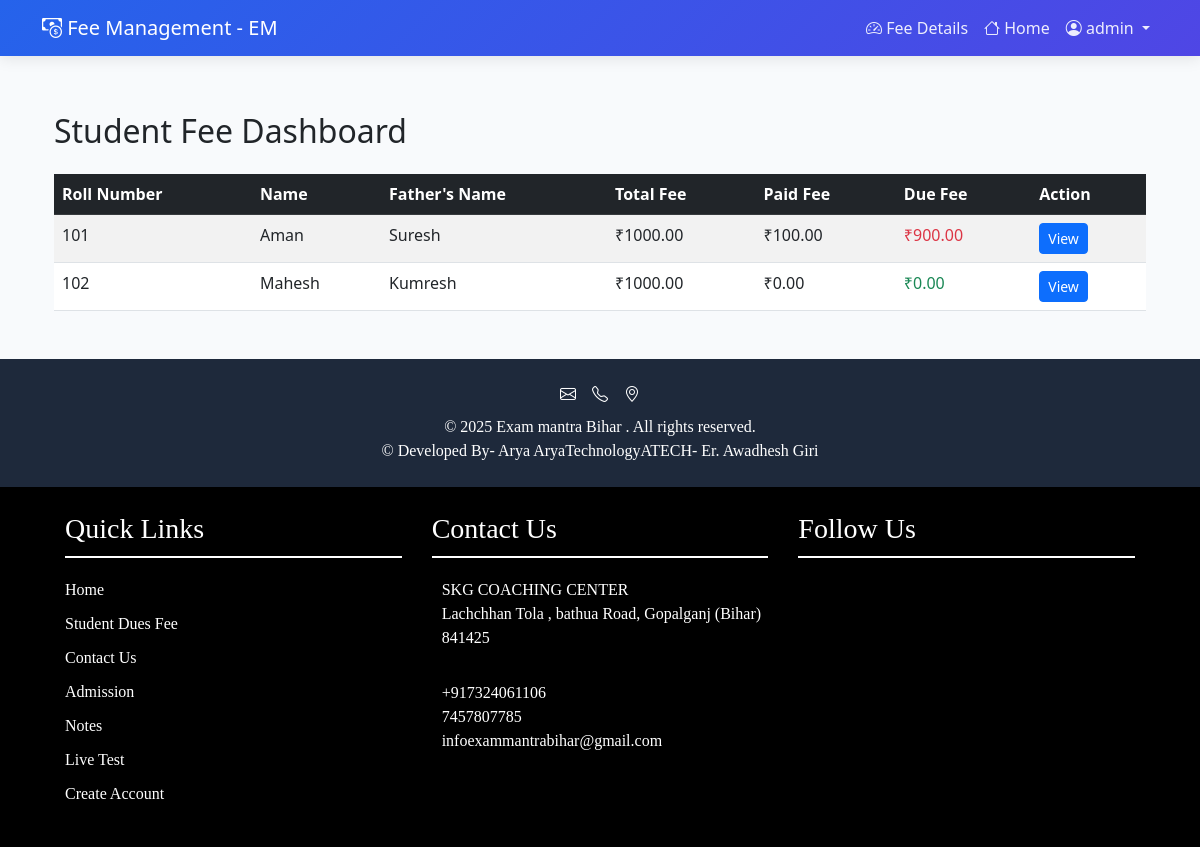
Screenshot of /payments/fee/dashboard/ (signed in) with the database file from the repository.
### practiceset/models.py (models this page shows)
class CustomUser(AbstractUser):
    STREAM_CHOICES = [
        ('board', 'Board Exam'),
        ('tech', 'Tech Exam'),
        ('competitive', 'Competitive Exam')
    ]
    stream = models.CharField(max_length=20, choices=STREAM_CHOICES, blank=True)
    groups = models.ManyToManyField(
        'auth.Group',
        related_name='customuser_groups',
        blank=True,
    )
    user_permissions = models.ManyToManyField(
        'auth.Permission',
        related_name='customuser_permissions',
        blank=True,
    )

### payments/models.py (models this page shows, shortened)
class Student(models.Model):
    user = models.OneToOneField(settings.AUTH_USER_MODEL, on_delete=models.CASCADE)
    roll_number = models.CharField(max_length=20, unique=True)
    full_name = models.CharField(max_length=100)
    father_name = models.CharField(max_length=100)
    total_fee = models.DecimalField(max_digits=10, decimal_places=2)
    paid_fee = models.DecimalField(max_digits=10, decimal_places=2, default=0)
    due_fee = models.DecimalField(max_digits=10, decimal_places=2, default=0)

### payments/views.py (the view)
# urls.py: path('fee/dashboard/', views.fee_dashboard, name='fee_dashboard'),
@login_required
def fee_dashboard(request):
    students = Student.objects.all().order_by('roll_number')
    return render(request, 'payments/admin_dashboard.html', {'students': students})

### payments/templates/payments/admin_dashboard.html
{% extends 'payments/base.html' %}
{% load static %}
{% block content %}
<div class="container mt-4">
    <h2 class="mb-4">Student Fee Dashboard</h2>
    <div class="table-responsive">
        <table class="table table-striped table-hover">
            <thead class="table-dark">
                <tr>
                    <th>Roll Number</th>
                    <th>Name</th>
                    <th>Father's Name</th>
                    <th>Total Fee</th>
                    <th>Paid Fee</th>
                    <th>Due Fee</th>
                    <th>Action</th>
                </tr>
            </thead>
            <tbody>
                {% for student in students %}
                <tr>
                    <td>{{ student.roll_number }}</td>
                    <td>{{ student.full_name }}</td>
                    <td>{{ student.father_name }}</td>
                    <td>₹{{ student.total_fee }}</td>
                    <td>₹{{ student.paid_fee }}</td>
                    <td class="{% if student.due_fee > 0 %}text-danger{% else %}text-success{% endif %}">
                        ₹{{ student.due_fee }}
                    </td>
                    <td>
                        <a href="{% url 'payments:student_payment' student.roll_number %}"
                           class="btn btn-sm btn-primary">
                            View
                        </a>
                    </td>
                </tr>
                {% endfor %}
            </tbody>
        </table>
    </div>
</div>
{% endblock %}

### payments/templates/payments/base.html (shortened to what this page needs)
<!DOCTYPE html>
{% load static %}
<html lang="en">
<head>
    <link href="https://cdn.jsdelivr.net/npm/bootstrap@5.3.0/dist/css/bootstrap.min.css" rel="stylesheet">
    <link rel="stylesheet" href="https://cdn.jsdelivr.net/npm/bootstrap-icons@1.11.1/font/bootstrap-icons.css">
</head>
<body>
    <nav class="navbar navbar-expand-lg navbar-dark">
        <div class="container">
            <a class="navbar-brand" href="{% url 'payments:fee_dashboard' %}">
                <i class="bi bi-cash-coin"></i> Fee Management - EM
            </a>
            <div class="collapse navbar-collapse" id="mainNav">
                <ul class="navbar-nav ms-auto mb-2 mb-lg-0">
                    {% if user.is_authenticated %}
                        <li class="nav-item">
                            <a class="nav-link" href="{% url 'payments:fee_dashboard' %}">
                                <i class="bi bi-speedometer2"></i> Fee Details
                            </a>
                        </li>
                        <li class="nav-item">
                            <a class="nav-link" href="{% url 'exammantra:mainpage' %}">
                                <i class="bi bi-house"></i> Home
                            </a>
                        </li>
                        <li class="nav-item dropdown">
                            <a class="nav-link dropdown-toggle" href="/" role="button"
                               data-bs-toggle="dropdown">
                                <i class="bi bi-person-circle"></i> {{ user.username }}
                            </a>
                        </li>
                    {% else %}
                        <li class="nav-item">
                            <a class="nav-link" href="{% url 'login' %}">
                                <i class="bi bi-box-arrow-in-right"></i> Login
                            </a>
                        </li>
                    {% endif %}
                </ul>
            </div>
        </div>
    </nav>
    <main class="main-content">
        <div class="container">
            {% block content %}{% endblock %}
        </div>
    </main>
    <footer class="footer">
        <div class="container text-center">
            <div class="d-flex justify-content-center mb-2">
                <a href="{% url 'contact:contact_page' %}" class="text-white me-3"><i class="bi bi-envelope"></i></a>
                <a href="{% url 'contact:contact_page' %}"  class="text-white me-3"><i class="bi bi-telephone"></i></a>
                <a href="https://maps.app.goo.gl/2VAcoFFNXGsw7gaWA" class="text-white"><i class="bi bi-geo-alt"></i></a>
            </div>
            <p class="mb-0">&copy; 2025 Exam mantra Bihar . All rights reserved.</p>
            <p class="mb-0">&copy; Developed By- Arya AryaTechnologyATECH- Er. Awadhesh Giri</p>
        </div>
    </footer>
    {% include 'login/footer.html' %}
</body>
</html>

### payments/templates/payments/base.html (style rules this page uses)
:root { --primary-color: #2563eb; --secondary-color: #4f46e5; --hover-color: #1e40af; }
body { background-color: #f8fafc; min-height: 100vh; display: flex; flex-direction: column; }
.navbar { background: linear-gradient(135deg, var(--primary-color) 0%, var(--secondary-color) 100%); box-shadow: 0 2px 15px rgba(0,0,0,0.1); }
.nav-link { color: rgba(255,255,255,0.9) !important; font-weight: 500; transition: all 0.3s ease; }
.main-content { flex: 1; padding: 2rem 0; }
.footer { background: #1e293b; color: #fff; margin-top: auto; padding: 1.5rem 0; }

### templates/login/footer.html (style rules this page uses)
footer { background-color: #000000; color: white; padding: 10px 20px; font-family:'Times New Roman', Times, serif; }

### rows the page displays
CustomUser: username "admin"
Student: roll_number "101", full_name "Aman", father_name "Suresh", total_fee "1000.00", paid_fee "100.00", due_fee "900.00"
Student: roll_number "102", full_name "Mahesh", father_name "Kumresh", total_fee "1000.00", paid_fee "0.00", due_fee "0.00"
